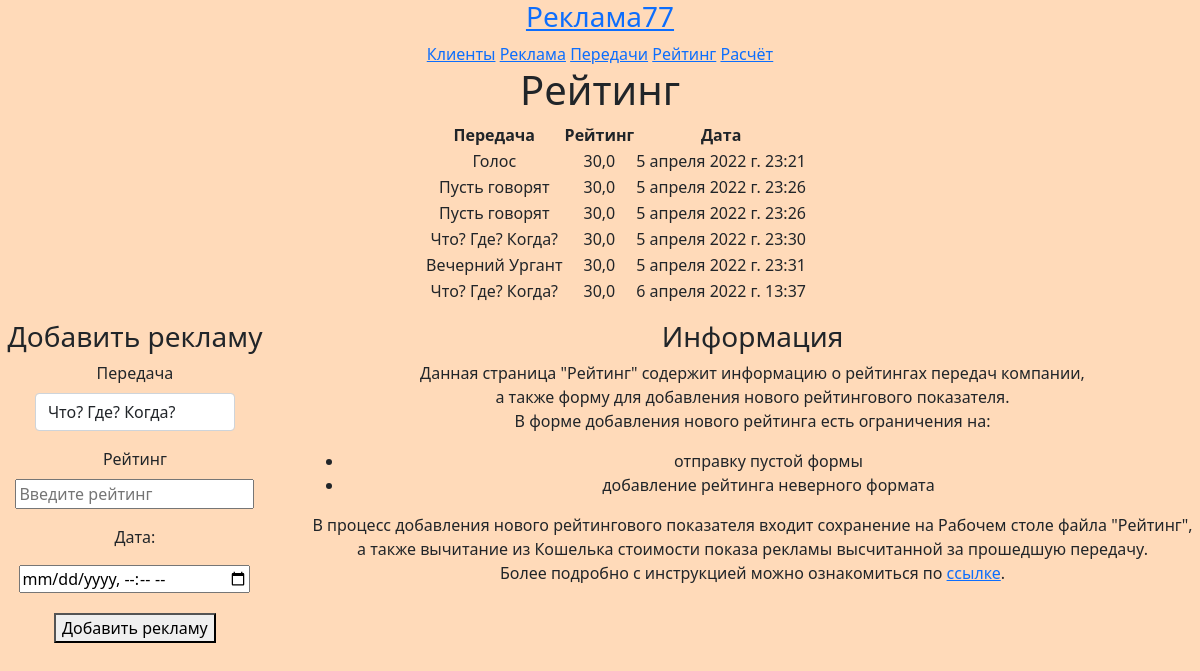
Page /rating on the earlier database version.
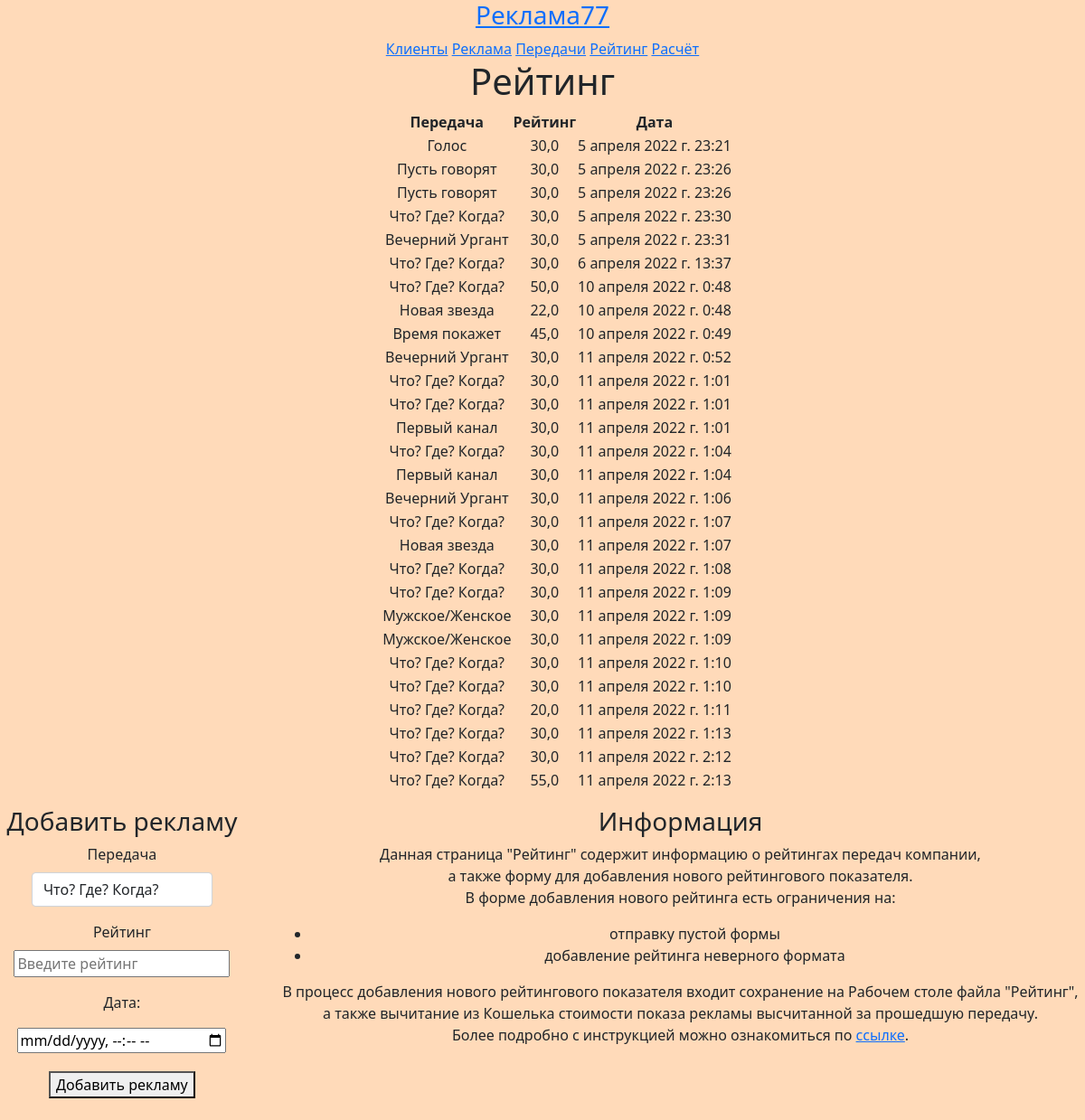
Same page on the later database version.
### tvad/models.py (models this page shows)
class Rating(models.Model):
    broadcast = models.ForeignKey(Broadcast, on_delete=models.DO_NOTHING, verbose_name='Передача')
    rating = models.FloatField(blank=True, verbose_name='Рейтинг')
    data = models.DateTimeField(blank=True)

class Broadcast(models.Model):
    name = models.CharField(max_length=100, verbose_name='Название')
    description = models.CharField(max_length=150, verbose_name='Краткое описание')
    duration = models.IntegerField(verbose_name='Продолжительность')
    cost_program = models.FloatField(blank=True, verbose_name='Стоимость')
    advertisement = models.ForeignKey(Advertisement, on_delete=models.DO_NOTHING, verbose_name='Реклама')
    def __str__(self):
        return self.name

### tvad/views.py (the view)
# urls.py: path('rating', views.rating, name='rating'),
def rating(request):
    rating = Rating.objects.all()
    broadcast = Broadcast.objects.all()
    return render(request, 'rating.html', {
        'title': 'Рейтинг',
        'rating': rating,
        'broadcast': broadcast,
    })

### templates/rating.html (shortened to what this page needs)
{% load static %}
<!DOCTYPE html>
<html lang="en">
<head>
    <link href="https://cdn.jsdelivr.net/npm/bootstrap@5.0.2/dist/css/bootstrap.min.css" rel="stylesheet">
    <link rel="stylesheet" type="text/css" href="{% static 'todo/main.css' %}"/>
</head>
<body class="text-center">
<h3><a href="{% url 'index' %}">Реклама77</a></h3>
    <a href="{% url 'customer' %}">Клиенты</a>
    <a href="{% url 'advertisement' %}">Реклама</a>
    <a href="{% url 'broadcast' %}">Передачи</a>
    <a href="{% url 'rating' %}">Рейтинг</a>
    <a href="{% url 'calculation' %}">Расчёт</a>
<h1>Рейтинг</h1>
<div class="text-center">
    <ul>
        <table style="margin: auto">
            <tbody>
            <tr>
                <th>Передача</th>
                <th>Рейтинг</th>
                <th>Дата</th>
            </tr>
            {% for tvad in rating %}
            <tr>
                <td>{{ tvad.broadcast }}</td>
                <td>{{ tvad.rating }}</td>
                <td>{{ tvad.data }}</td>
            </tr>
            {% endfor %}
            </tbody>
        </table>
    </ul>
</div>
    <div class="cont">
<div class="forma">
<h3>Добавить рекламу</h3>
    <form class="form-create" method="post" action="{% url 'create_rating' %}" value="" enctype="multipart/form-data">
        <label class="mb-2">Передача</label>
        <div class="mb-3">
            <select class="form-control" id="broadcast" name="broadcast" style="width: 200px;margin: auto">
                {% for tvad in broadcast %}
                    <option value="{{ tvad.id }}">{{ tvad.name }}</option>
                {% endfor %}
            </select>
        </div>
        <label class="mb-2">Рейтинг</label>
        <div class="mb-3">
            <input type="text" name="rating" id="rating" placeholder="Введите рейтинг">
        </div>
        <p><label for="id_date">Дата:</label></p>
            <input
                type="datetime-local"
                value="27-02-2018T21:10"
                name="dateR"
                id="id_dateR"
                pattern="[0-9]{4}-[0-9]{2}-[0-9]{2}" onkeydown="return false">
        <div class="text-center">
                <button type="submit" class="main_button" id="btncreate" style="margin-top: 20px;">Добавить рекламу</button>
        </div>
        </form>
<br>
</div>
        <div class="info mb-3">
        <h3>Информация</h3>
            <p>Данная страница "Рейтинг" содержит информацию о рейтингах передач компании,<br>
                а также форму для добавления нового рейтингового показателя.<br>
                В форме добавления нового рейтинга есть ограничения на:
                <ul class="" style="list-style-type: disc">
                    <li>отправку пустой формы</li>
                    <li>добавление рейтинга неверного формата</li>
                </ul>
                В процесс добавления нового рейтингового показателя входит сохранение на Рабочем столе файла "Рейтинг",<br>
                а также вычитание из Кошелька стоимости показа рекламы высчитанной за прошедшую передачу.<br>
                Более подробно с инструкцией можно ознакомиться по <a href="https://disk.yandex.ru/i/iTa8IC4639cbpg">ссылке</a>.
            </p>
        </div>
    </div>
</body>
</html>

Differences in the rows shown:
added Rating: broadcast "Что? Где? Когда?", rating "50,0", data "10 апреля 2022 г. 0:48"
added Rating: broadcast "Новая звезда", rating "22,0", data "10 апреля 2022 г. 0:48"
added Rating: broadcast "Время покажет", rating "45,0", data "10 апреля 2022 г. 0:49"
added Rating: broadcast "Вечерний Ургант", rating "30,0", data "11 апреля 2022 г. 0:52"
added Rating: broadcast "Что? Где? Когда?", rating "30,0", data "11 апреля 2022 г. 1:01"
added Rating: broadcast "Что? Где? Когда?", rating "30,0", data "11 апреля 2022 г. 1:01"
added Rating: broadcast "Первый канал", rating "30,0", data "11 апреля 2022 г. 1:01"
added Rating: broadcast "Что? Где? Когда?", rating "30,0", data "11 апреля 2022 г. 1:04"
added Rating: broadcast "Первый канал", rating "30,0", data "11 апреля 2022 г. 1:04"
added Rating: broadcast "Вечерний Ургант", rating "30,0", data "11 апреля 2022 г. 1:06"
added Rating: broadcast "Что? Где? Когда?", rating "30,0", data "11 апреля 2022 г. 1:07"
added Rating: broadcast "Новая звезда", rating "30,0", data "11 апреля 2022 г. 1:07"
added Rating: broadcast "Что? Где? Когда?", rating "30,0", data "11 апреля 2022 г. 1:08"
added Rating: broadcast "Что? Где? Когда?", rating "30,0", data "11 апреля 2022 г. 1:09"
added Rating: broadcast "Мужское/Женское", rating "30,0", data "11 апреля 2022 г. 1:09"
added Rating: broadcast "Мужское/Женское", rating "30,0", data "11 апреля 2022 г. 1:09"
added Rating: broadcast "Что? Где? Когда?", rating "30,0", data "11 апреля 2022 г. 1:10"
added Rating: broadcast "Что? Где? Когда?", rating "30,0", data "11 апреля 2022 г. 1:10"
added Rating: broadcast "Что? Где? Когда?", rating "20,0", data "11 апреля 2022 г. 1:11"
added Rating: broadcast "Что? Где? Когда?", rating "30,0", data "11 апреля 2022 г. 1:13"
added Rating: broadcast "Что? Где? Когда?", rating "30,0", data "11 апреля 2022 г. 2:12"
added Rating: broadcast "Что? Где? Когда?", rating "55,0", data "11 апреля 2022 г. 2:13"
